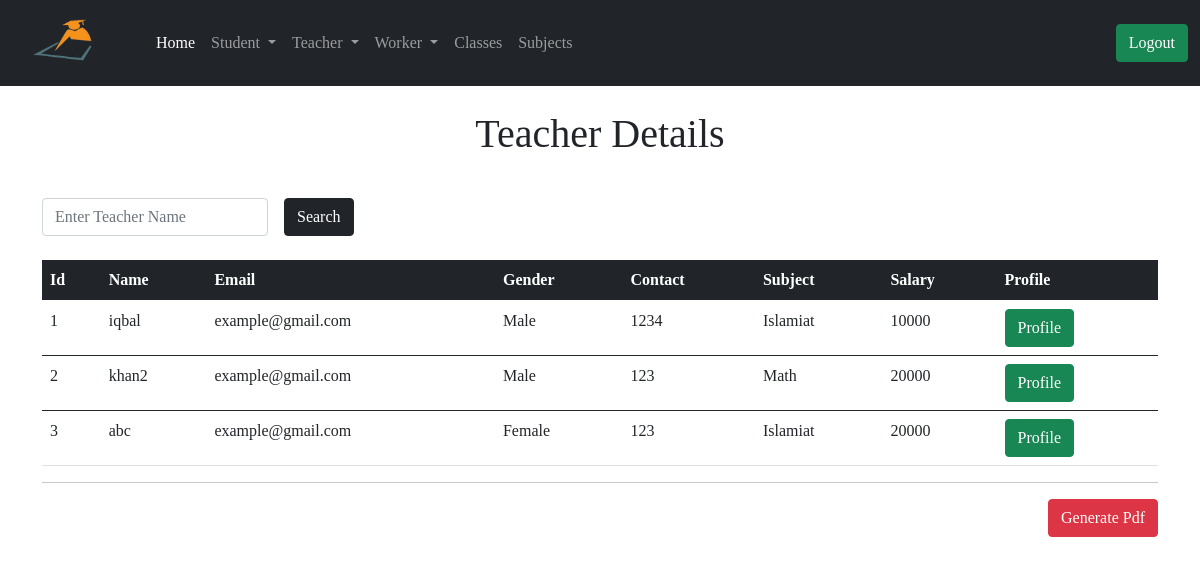
/admin/teacher_detials (signed in), run on the app's committed database.
### app/models.py (models this page shows, shortened)
class Teacher(db.Model):
    id = db.Column(db.Integer, primary_key=True)
    tech_name = db.Column(db.String(64))
    email = db.Column(db.String(64))
    tech_address = db.Column(db.String(128))
    tech_contact = db.Column(db.String(64))
    gender = db.Column(db.String(64))
    salary = db.Column(db.String(64))
    join_date = db.Column(db.DateTime, default=datetime.utcnow())
    admin_id = db.Column(db.Integer, db.ForeignKey('user.id'))
    tech_subject = db.Column(db.Integer, db.ForeignKey('subject.id'))
    tech_class = db.Column(db.Integer, db.ForeignKey('class.id'))
    uploadlecture = db.relationship('UploadLecture', backref='t_lecture')

class Subject(db.Model):
    id = db.Column(db.Integer, primary_key=True)
    sub_name = db.Column(db.String(64))
    admin_id = db.Column(db.Integer, db.ForeignKey('user.id'))
    teacher = db.relationship('Teacher', backref='sub')
    leaveteacher = db.relationship('LeaveTeacher', backref='sub')
    uploadlecture = db.relationship('UploadLecture', backref='sub')

### app/routes.py (the view)
@app.route('/admin/teacher_detials')
@login_required
def teacher_detials():
    query = request.args.get('query')
    if query:
        teachers = Teacher.query.filter(Teacher.tech_name.contains(query))
        return render_template('admin/teacher_detials.html', title='Teachers', teachers=teachers, query=query)
    page = request.args.get('page', 1, type=int)
    teachers = Teacher.query.order_by(Teacher.id.asc()).paginate(
        page, app.config['ENTRY_PER_PAGE'], False)
    next_url = url_for('teacher_detials', page=teachers.next_num) \
        if teachers.has_next else None
    prev_url = url_for('teacher_detials', page=teachers.prev_num) \
        if teachers.has_prev else None
    return render_template('admin/teacher_detials.html', title='Teachers', teachers=teachers.items, next_url=next_url, prev_url=prev_url,)

### app/models.py (called while the page is built)
@login.user_loader
def load_user(id):
    return User.query.get(int(id))

### app/routes.py (called while the page is built)
@app.before_request
def before_request():
    g.user = None
    if 'teacher_id' in session:
        user = Teacher.query.filter_by(id=session['teacher_id']).first()
        g.user = user

@app.before_request
def std_before_request():
    g.std_user = None
    if 'student_id' in session:
        std_user = Student.query.filter_by(id=session['student_id']).first()
        g.std_user = std_user

### app/templates/admin/teacher_detials.html (shortened to what this page needs)
{% extends 'admin/base.html' %}
{% block content %}
<div class="container">
  {% if query %}
  <h1 class="text-center mt-4">Search Result About! <span class="text-primary"> {{ query }} </span></h1>
  <td> <a href=" {{ url_for('teacher_detials') }} "> <button type="submit" class="btn btn-success">  Back </button> </a></td>
  {% else %}
  <h1 class="text-center mt-4">Teacher Details</h1>
  {% endif %}
  <form action="" method="GET">
    <div class="row g-3 align-items-center mt-4">
      <div class="col-auto">
        <input type="search" name="query" id="inputPassword6" value="{{query}}" class="form-control" placeholder="Enter Teacher Name" required>
      </div>
      <div class="col-auto">
        <button type="submit" class="btn btn-dark">Search</button>
      </div>
    </div>
  </form>
  <table class="table mt-4">
      <thead class="table-dark">
        <tr>
          <th scope="col">Id</th>
          <th scope="col">Name</th>
          <th scope="col">Email</th>
          <th scope="col">Gender</th>
          <th scope="col">Contact</th>
          <th scope="col">Subject</th>
          <th scope="col">Salary</th>
          <th scope="col">Profile</th>
        </tr>
      </thead>
      {% for teacher in teachers %}
      <tbody>
        <tr>
          <td> {{ teacher.id }}</td>
          <td> {{ teacher.tech_name }} </td>
          <td> {{ teacher.email }} </td>
          <td> {{ teacher.gender }} </td>
          <td> {{ teacher.tech_contact }} </td>
          <td>  {{ teacher.sub.sub_name }} </td>
          <td> {{ teacher.salary }} </td>
          <td> <a href=" {{ url_for('teacher_profile', id=teacher.id) }} "> <button type="submit" class="btn btn-success">  Profile </button> </a></td>
        </tr>
      </tbody>
      {% endfor %}
    </table>
    <hr>
    <a href="{{ url_for('teacher_detials_pdf') }}"><button type="submit" class="btn btn-danger float-end">Generate Pdf</button></a>
</div>
{% endblock %}

### app/templates/admin/base.html (style rules this page uses)
body { font-family: 'Times New Roman', Times, serif; }

### data on the page
Teacher: id "1", tech_name "iqbal", email "example@gmail.com", gender "Male", tech_contact "1234", sub.sub_name "Islamiat", salary "10000"
Teacher: id "2", tech_name "khan2", email "example@gmail.com", gender "Male", tech_contact "123", sub.sub_name "Math", salary "20000"
Teacher: id "3", tech_name "abc", email "example@gmail.com", gender "Female", tech_contact "123", sub.sub_name "Islamiat", salary "20000"
